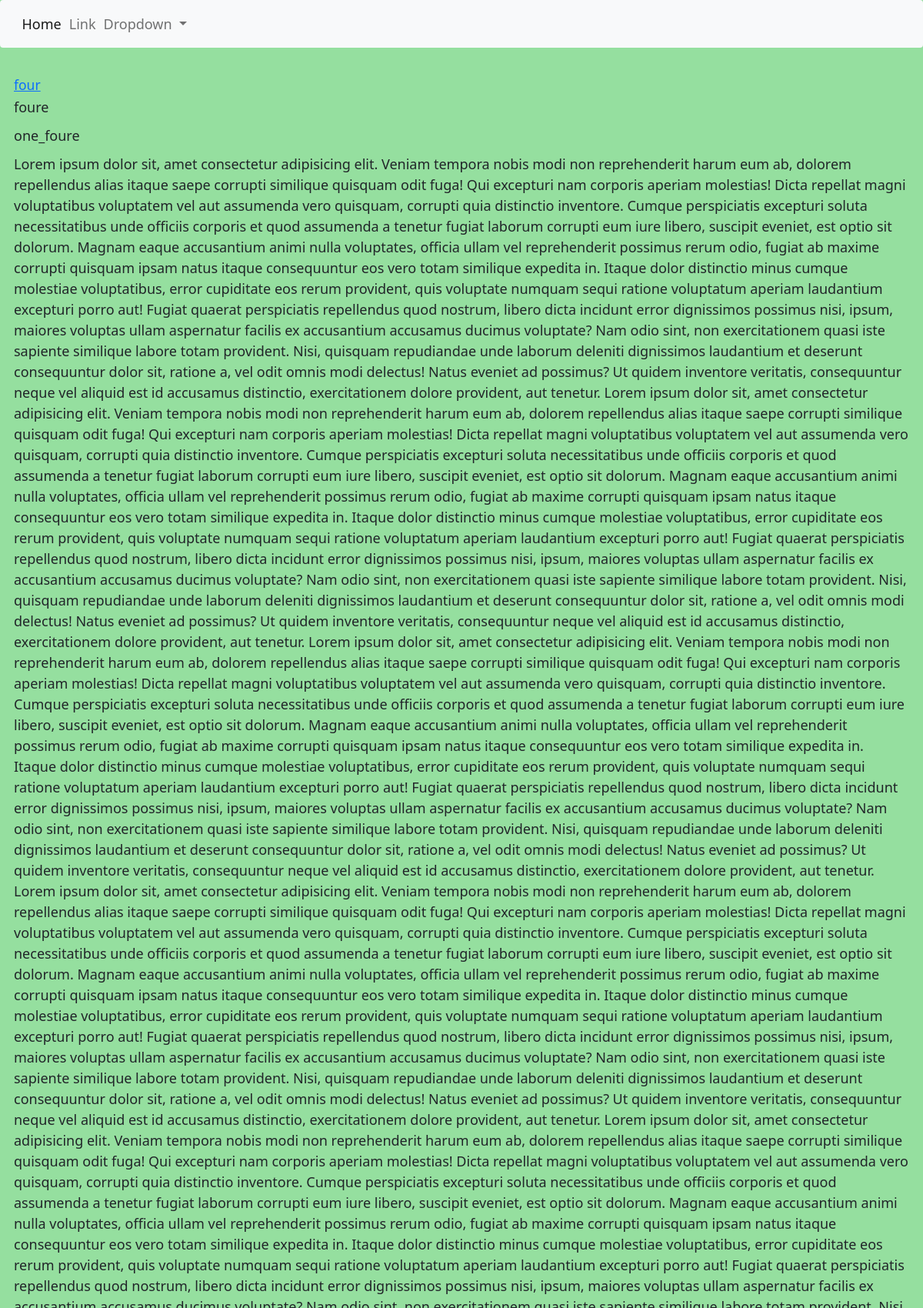
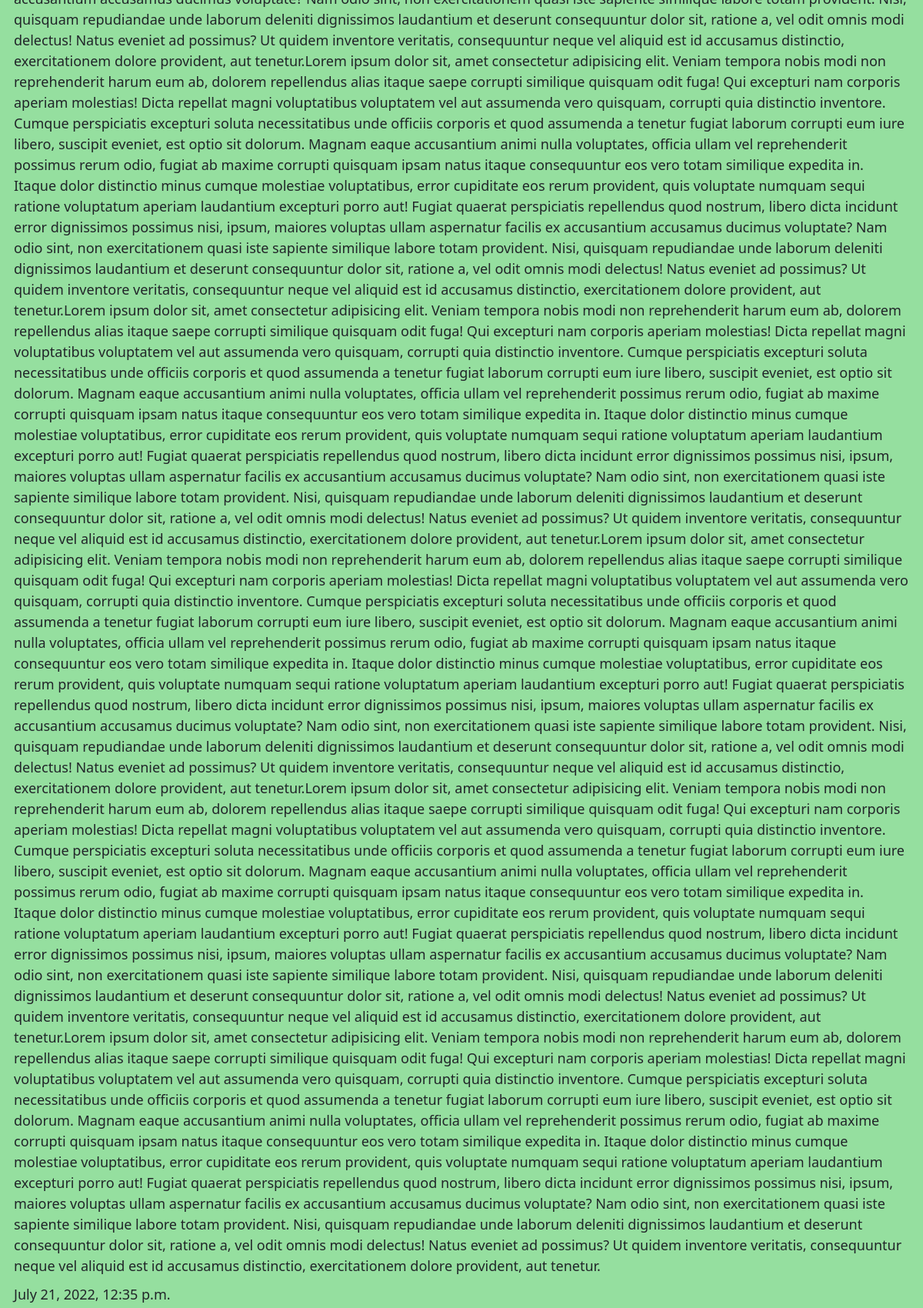
The page / (upper part) on the database its author committed (2 pictures, top to bottom).
### blog/models.py (models this page shows, shortened)
class Post(models.Model):
    title = models.CharField(max_length=255)
    slug = models.SlugField(max_length=255, unique=True)
    summary = models.CharField(max_length=300)
    content = models.TextField()
    published = models.BooleanField(default=True)
    created = models.DateTimeField(auto_now_add=True)
    class Meta:
        ordering = ['-created']

### blog/views.py (the view)
# urls.py: path('', blog_views.index),
def index(request):
    posts = Post.objects.all()
    return render(request,'index.html', {'posts':posts})

### blog/templates/index.html
{% extends 'base.html' %}
{% block content %}
    {% for post in posts %}
        <div>
            <h3><a href="/post/{{post.slug}}">{{post.title}}</a></h3>
            <p>{{post.summary}}</p>
            <p>{{post.slug}}</p>
            <p>{{post.content}}</p>
            <p>{{post.created}}</p>
        </div>
    {%endfor%}
{% endblock %}

### blog/templates/base.html (shortened to what this page needs)
<!doctype html>
<html lang="en">
  <head>
    {% load static %}
    {% load bootstrap3 %}
    {% bootstrap_css %}
    <link href="https://cdn.jsdelivr.net/npm/bootstrap@5.2.0/dist/css/bootstrap.min.css" rel="stylesheet">
    <link rel="stylesheet" href="{% static 'css/style.css' %}">
</head>
  <body>
    <nav class="navbar navbar-expand-lg bg-light">
        <div class="container-fluid">
          <div class="collapse navbar-collapse" id="navbarSupportedContent">
            <ul class="navbar-nav me-auto mb-2 mb-lg-0">
              <li class="nav-item">
                <a class="nav-link active" aria-current="page" href="/">Home</a>
            </li>
              <li class="nav-item">
                <a class="nav-link" href="#">Link</a>
            </li>
              <li class="nav-item dropdown">
                <a class="nav-link dropdown-toggle" href="#" role="button" data-bs-toggle="dropdown" aria-expanded="false">
                  Dropdown
                </a>
              </li>
            </ul>
          </div>
        </div>
      </nav>
      <div id="content">
        {% block content %}{% endblock %}
      </div>
  </body>
</html>

### blog/static/css/style.css (style rules this page uses)
body { background-color: rgb(149, 223, 159) !important; font-size: large; }
#content { padding: 1em; }

### rows shown on the page
Post: title "four", summary "foure", slug "one_foure", content "Lorem ipsum dolor sit, amet consectetur adipisicing elit. Veniam tempora nobis modi non reprehenderit harum eum ab, dolorem repellendus alias itaque saepe corrupti similique quisquam odit fuga! Qui excepturi nam corporis aperiam molestias! Dicta repellat magni voluptatibus voluptatem vel aut assumenda vero quisquam, corrupti quia distinctio inventore. Cumque perspiciatis excepturi soluta necessitatibus unde officiis corporis et quod assumenda a tenetur fugiat laborum corrupti eum iure libero, suscipit eveniet, est optio sit dolorum. Magnam eaque accusantium animi nulla voluptates, officia ullam vel reprehenderit possimus rerum odio, fugiat ab maxime corrupti quisquam ipsam natus itaque…", created "July 21, 2022, 12:35 p.m."
